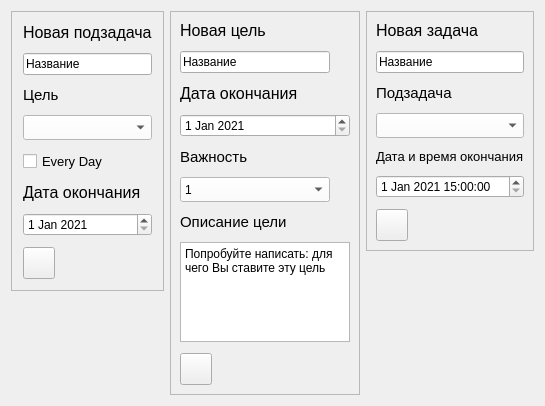
            <widget class="QWidget" name="add_page">
             <layout class="QHBoxLayout" name="horizontalLayout_15">
              <item alignment="Qt::AlignLeft|Qt::AlignTop">
               <widget class="QFrame" name="frame_17">
                <property name="maximumSize">
                 <size>
                  <width>200</width>
                  <height>16777215</height>
                 </size>
                </property>
                <property name="frameShape">
                 <enum>QFrame::StyledPanel</enum>
                </property>
                <property name="frameShadow">
                 <enum>QFrame::Raised</enum>
                </property>
                <layout class="QVBoxLayout" name="verticalLayout_9">
                 <property name="spacing">
                  <number>11</number>
                 </property>
                 <property name="leftMargin">
                  <number>11</number>
                 </property>
                 <property name="topMargin">
                  <number>11</number>
                 </property>
                 <property name="rightMargin">
                  <number>11</number>
                 </property>
                 <property name="bottomMargin">
                  <number>11</number>
                 </property>
                 <item>
                  <widget class="QLabel" name="label">
                   <property name="maximumSize">
                    <size>
                     <width>200</width>
                     <height>50</height>
                    </size>
                   </property>
                   <property name="font">
                    <font>
                     <pointsize>12</pointsize>
                    </font>
                   </property>
                   <property name="text">
                    <string>Новая подзадача</string>
                   </property>
                  </widget>
                 </item>
                 <item>
                  <widget class="QLineEdit" name="text_name_suptask">
                   <property name="maximumSize">
                    <size>
                     <width>150</width>
                     <height>16777215</height>
                    </size>
                   </property>
                   <property name="inputMask">
                    <string/>
                   </property>
                   <property name="text">
                    <string>Название</string>
                   </property>
                  </widget>
                 </item>
                 <item>
                  <widget class="QLabel" name="label_4">
                   <property name="maximumSize">
                    <size>
                     <width>200</width>
                     <height>50</height>
                    </size>
                   </property>
                   <property name="font">
                    <font>
                     <pointsize>11</pointsize>
                    </font>
                   </property>
                   <property name="text">
                    <string>Цель</string>
                   </property>
                  </widget>
                 </item>
                 <item>
                  <widget class="QComboBox" name="combo_box_suptask_zel">
                   <property name="minimumSize">
                    <size>
                     <width>0</width>
                     <height>25</height>
                    </size>
                   </property>
                   <property name="maximumSize">
                    <size>
                     <width>16777215</width>
                     <height>30</height>
                    </size>
                   </property>
                   <property name="styleSheet">
                    <string notr="true">background-color: rgb(255, 255, 255);</string>
                   </property>
                  </widget>
                 </item>
                 <item>
                  <widget class="QCheckBox" name="check_box_every_day">
                   <property name="font">
                    <font>
                     <pointsize>10</pointsize>
                    </font>
                   </property>
                   <property name="text">
                    <string>Every Day</string>
                   </property>
                  </widget>
                 </item>
                 <item>
                  <widget class="QLabel" name="text_date_end_sup">
                   <property name="maximumSize">
                    <size>
                     <width>150</width>
                     <height>50</height>
                    </size>
                   </property>
                   <property name="font">
                    <font>
                     <pointsize>12</pointsize>
                    </font>
                   </property>
                   <property name="text">
                    <string>Дата окончания</string>
                   </property>
                  </widget>
                 </item>
                 <item>
                  <widget class="QDateEdit" name="date_suptask">
                   <property name="maximumSize">
                    <size>
                     <width>200</width>
                     <height>16777215</height>
                    </size>
                   </property>
                   <property name="dateTime">
                    <datetime>
                     <hour>0</hour>
                     <minute>0</minute>
                     <second>0</second>
                     <year>2021</year>
                     <month>1</month>
                     <day>1</day>
                    </datetime>
                   </property>
                  </widget>
                 </item>
                 <item alignment="Qt::AlignLeft">
                  <widget class="QPushButton" name="button_add_podzadacha">
                   <property name="minimumSize">
                    <size>
                     <width>32</width>
                     <height>32</height>
                    </size>
                   </property>
                   <property name="maximumSize">
                    <size>
                     <width>32</width>
                     <height>32</height>
                    </size>
                   </property>
                   <property name="text">
                    <string/>
                   </property>
                   <property name="icon">
                    <iconset resource="res.qrc">
                     <normaloff>:/Icons/image/plus.png</normaloff>:/Icons/image/plus.png</iconset>
                   </property>
                   <property name="iconSize">
                    <size>
                     <width>32</width>
                     <height>32</height>
                    </size>
                   </property>
                  </widget>
                 </item>
                </layout>
               </widget>
              </item>
              <item alignment="Qt::AlignLeft|Qt::AlignTop">
               <widget class="QFrame" name="frame_16">
                <property name="frameShape">
                 <enum>QFrame::StyledPanel</enum>
                </property>
                <property name="frameShadow">
                 <enum>QFrame::Raised</enum>
                </property>
                <layout class="QVBoxLayout" name="verticalLayout_8">
                 <property name="spacing">
                  <number>11</number>
                 </property>
                 <item>
                  <widget class="QLabel" name="label_6">
                   <property name="maximumSize">
                    <size>
                     <width>200</width>
                     <height>16777215</height>
                    </size>
                   </property>
                   <property name="font">
                    <font>
                     <pointsize>12</pointsize>
                    </font>
                   </property>
                   <property name="text">
                    <string>Новая цель</string>
                   </property>
                  </widget>
                 </item>
                 <item>
                  <widget class="QLineEdit" name="text_name_pur">
                   <property name="maximumSize">
                    <size>
                     <width>150</width>
                     <height>16777215</height>
                    </size>
                   </property>
                   <property name="inputMask">
                    <string/>
                   </property>
                   <property name="text">
                    <string>Название</string>
                   </property>
                  </widget>
                 </item>
                 <item>
                  <widget class="QLabel" name="text_date_end_sup_2">
                   <property name="maximumSize">
                    <size>
                     <width>200</width>
                     <height>50</height>
                    </size>
                   </property>
                   <property name="font">
                    <font>
                     <pointsize>12</pointsize>
                    </font>
                   </property>
                   <property name="text">
                    <string>Дата окончания</string>
                   </property>
                  </widget>
                 </item>
                 <item>
                  <widget class="QDateEdit" name="date_pur">
                   <property name="maximumSize">
                    <size>
                     <width>200</width>
                     <height>16777215</height>
                    </size>
                   </property>
                   <property name="dateTime">
                    <datetime>
                     <hour>0</hour>
                     <minute>0</minute>
                     <second>0</second>
                     <year>2021</year>
                     <month>1</month>
                     <day>1</day>
                    </datetime>
                   </property>
                  </widget>
                 </item>
                 <item>
                  <widget class="QLabel" name="label_11">
                   <property name="maximumSize">
                    <size>
                     <width>200</width>
                     <height>16777215</height>
                    </size>
                   </property>
                   <property name="font">
                    <font>
                     <pointsize>11</pointsize>
                    </font>
                   </property>
                   <property name="text">
                    <string>Важность</string>
                   </property>
                  </widget>
                 </item>
                 <item>
                  <widget class="QComboBox" name="comboBox_pur_impo">
                   <property name="minimumSize">
                    <size>
                     <width>0</width>
                     <height>25</height>
                    </size>
                   </property>
                   <property name="maximumSize">
                    <size>
                     <width>150</width>
                     <height>16777215</height>
                    </size>
                   </property>
                   <property name="styleSheet">
                    <string notr="true">background-color: rgb(255, 255, 255);</string>
                   </property>
                   <item>
                    <property name="text">
                     <string>1</string>
                    </property>
                   </item>
                   <item>
                    <property name="text">
                     <string>2</string>
                    </property>
                   </item>
                   <item>
                    <property name="text">
                     <string>3</string>
                    </property>
                   </item>
                   <item>
                    <property name="text">
                     <string>4</string>
                    </property>
                   </item>
                   <item>
                    <property name="text">
                     <string>5</string>
                    </property>
                   </item>
                   <item>
                    <property name="text">
                     <string>6</string>
                    </property>
                   </item>
                   <item>
                    <property name="text">
                     <string>7</string>
                    </property>
                   </item>
                   <item>
                    <property name="text">
                     <string>8</string>
                    </property>
                   </item>
                   <item>
                    <property name="text">
                     <string>9</string>
                    </property>
                   </item>
                   <item>
                    <property name="text">
                     <string>10</string>
                    </property>
                   </item>
                  </widget>
                 </item>
                 <item>
                  <widget class="QLabel" name="label_12">
                   <property name="maximumSize">
                    <size>
                     <width>200</width>
                     <height>16777215</height>
                    </size>
                   </property>
                   <property name="font">
                    <font>
                     <pointsize>11</pointsize>
                    </font>
                   </property>
                   <property name="text">
                    <string>Описание цели</string>
                   </property>
                  </widget>
                 </item>
                 <item>
                  <widget class="QPlainTextEdit" name="plain_text_for_pur">
                   <property name="maximumSize">
                    <size>
                     <width>170</width>
                     <height>100</height>
                    </size>
                   </property>
                   <property name="styleSheet">
                    <string notr="true"/>
                   </property>
                   <property name="plainText">
                    <string>Попробуйте написать: для чего Вы ставите эту цель</string>
                   </property>
                  </widget>
                 </item>
                 <item>
                  <widget class="QPushButton" name="butt_add_purpouse">
                   <property name="minimumSize">
                    <size>
                     <width>32</width>
                     <height>32</height>
                    </size>
                   </property>
                   <property name="maximumSize">
                    <size>
                     <width>32</width>
                     <height>32</height>
                    </size>
                   </property>
                   <property name="text">
                    <string/>
                   </property>
                   <property name="icon">
                    <iconset resource="res.qrc">
                     <normaloff>:/Icons/image/plus.png</normaloff>:/Icons/image/plus.png</iconset>
                   </property>
                   <property name="iconSize">
                    <size>
                     <width>32</width>
                     <height>32</height>
                    </size>
                   </property>
                  </widget>
                 </item>
                </layout>
               </widget>
              </item>
              <item alignment="Qt::AlignRight|Qt::AlignTop">
               <widget class="QFrame" name="frame_15">
                <property name="frameShape">
                 <enum>QFrame::StyledPanel</enum>
                </property>
                <property name="frameShadow">
                 <enum>QFrame::Raised</enum>
                </property>
                <layout class="QVBoxLayout" name="verticalLayout_7">
                 <property name="spacing">
                  <number>11</number>
                 </property>
                 <item>
                  <widget class="QLabel" name="label_3">
                   <property name="maximumSize">
                    <size>
                     <width>200</width>
                     <height>50</height>
                    </size>
                   </property>
                   <property name="font">
                    <font>
                     <pointsize>12</pointsize>
                    </font>
                   </property>
                   <property name="text">
                    <string>Новая задача</string>
                   </property>
                  </widget>
                 </item>
                 <item>
                  <widget class="QLineEdit" name="text_name_task">
                   <property name="maximumSize">
                    <size>
                     <width>150</width>
                     <height>16777215</height>
                    </size>
                   </property>
                   <property name="inputMask">
                    <string/>
                   </property>
                   <property name="text">
                    <string>Название</string>
                   </property>
                  </widget>
                 </item>
                 <item>
                  <widget class="QLabel" name="label_5">
                   <property name="maximumSize">
                    <size>
                     <width>200</width>
                     <height>50</height>
                    </size>
                   </property>
                   <property name="font">
                    <font>
                     <pointsize>11</pointsize>
                    </font>
                   </property>
                   <property name="text">
                    <string>Подзадача</string>
                   </property>
                  </widget>
                 </item>
                 <item>
                  <widget class="QComboBox" name="combo_box_task">
                   <property name="minimumSize">
                    <size>
                     <width>0</width>
                     <height>25</height>
                    </size>
                   </property>
                   <property name="maximumSize">
                    <size>
                     <width>16777215</width>
                     <height>30</height>
                    </size>
                   </property>
                   <property name="styleSheet">
                    <string notr="true">background-color: rgb(255, 255, 255);</string>
                   </property>
                  </widget>
                 </item>
                 <item>
                  <widget class="QLabel" name="text_date_end_sup_3">
                   <property name="maximumSize">
                    <size>
                     <width>200</width>
                     <height>50</height>
                    </size>
                   </property>
                   <property name="font">
                    <font>
                     <pointsize>10</pointsize>
                    </font>
                   </property>
                   <property name="text">
                    <string>Дата и время окончания</string>
                   </property>
                  </widget>
                 </item>
                 <item>
                  <widget class="QDateTimeEdit" name="datetime_task">
                   <property name="date">
                    <date>
                     <year>2021</year>
                     <month>1</month>
                     <day>1</day>
                    </date>
                   </property>
                   <property name="time">
                    <time>
                     <hour>15</hour>
                     <minute>0</minute>
                     <second>0</second>
                    </time>
                   </property>
                  </widget>
                 </item>
                 <item>
                  <widget class="QPushButton" name="button_add_task">
                   <property name="minimumSize">
                    <size>
                     <width>32</width>
                     <height>32</height>
                    </size>
                   </property>
                   <property name="maximumSize">
                    <size>
                     <width>32</width>
                     <height>32</height>
                    </size>
                   </property>
                   <property name="text">
                    <string/>
                   </property>
                   <property name="icon">
                    <iconset resource="res.qrc">
                     <normaloff>:/Icons/image/plus.png</normaloff>:/Icons/image/plus.png</iconset>
                   </property>
                   <property name="iconSize">
                    <size>
                     <width>32</width>
                     <height>32</height>
                    </size>
                   </property>
                  </widget>
                 </item>
                </layout>
               </widget>
              </item>
             </layout>
            </widget>
